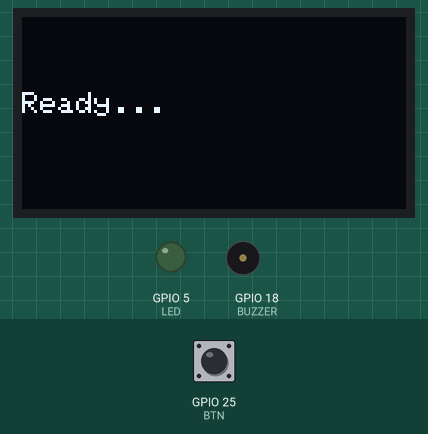
A program run on a simulated ESP32. Shown: 128×64 one-colour display, output pins drawn as LEDs (lit = HIGH), buzzer (waves = sounding). The inputs (shaded band) are chosen by the test bench; at power-on: GPIO 25 (BTN) HIGH.

Above: at 1.2 s.
1.3 s: GPIO 25 (BTN) pulled LOW for 3.2 s
At 6.0 s:
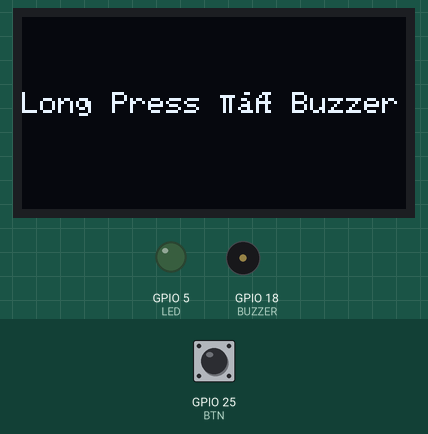
6.4 s: GPIO 25 (BTN) pulled LOW for 0.15 s
At 7.7 s:
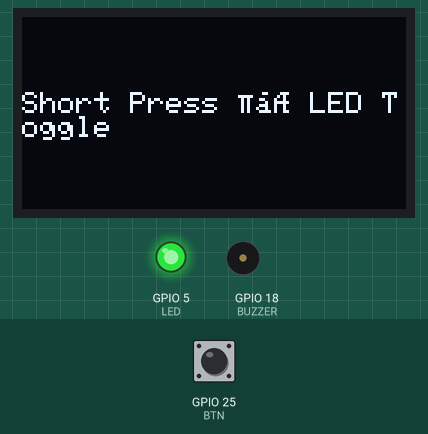
8.0 s: GPIO 25 (BTN) pulled LOW for 3.2 s
At 12.3 s:
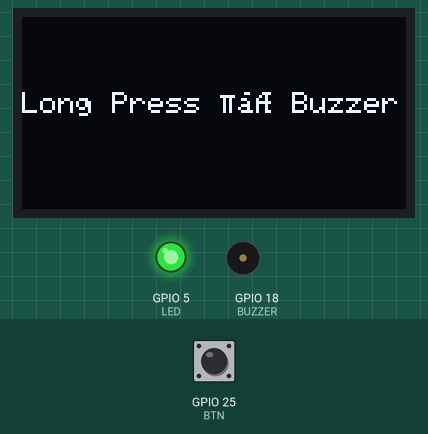
13.1 s: GPIO 25 (BTN) pulled LOW for 1 s
At 15.4 s:
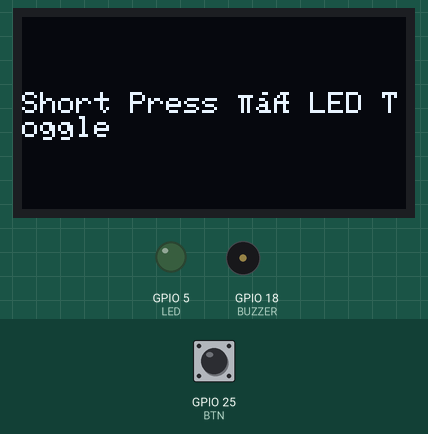
Timing chart, 0 to 16.6 s (numbered marks = the images above; inputs shaded):
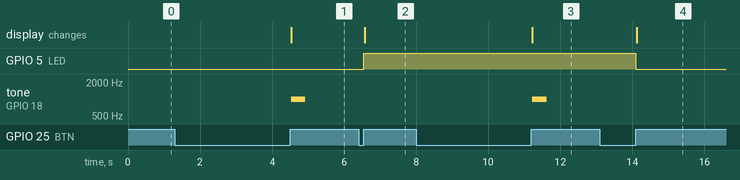

Measured:
- after the input at 1.3 s, tone on GPIO 18 (BUZZER): silent → 1000 Hz after 3.2 s, → silent 0.40 s later; the display: changes after 3.2 s (image 1)
- after the input at 6.4 s, GPIO 5 (LED): LOW → HIGH after 0.15 s; the display: changes after 0.18 s (image 2)
- after the input at 8.0 s, tone on GPIO 18 (BUZZER): silent → 1000 Hz after 3.2 s, → silent 0.40 s later; the display: changes after 3.2 s (image 3)
- after the input at 13.1 s, GPIO 5 (LED): HIGH → LOW after 1.0 s; the display: changes after 1.0 s (image 4)

The program:

main.cpp
```cpp
/*
  Project: Button Press Detection (Short / Long Press) - PWM Version
  Name: Saad Faisal
  Reg No: 23-NTU-CS-1281
  Date: 26-Oct-2025
*/

#include <Arduino.h>
#include <Wire.h>
#include <Adafruit_GFX.h>
#include <Adafruit_SSD1306.h>

// --- Pin Definitions ---
#define BTN       25   // Button pin
#define LED       5    // LED pin
#define BUZZER    18   // Buzzer pin

// --- PWM Channels and Settings ---
#define PWM_LED       0
#define PWM_BUZZER    1
#define LED_FREQ      5000     // 5 kHz for LED
#define BUZZER_FREQ   2000     // start freq for buzzer
#define RESOLUTION    8        // 8-bit PWM (0–255)

// --- OLED Setup ---
Adafruit_SSD1306 display(128, 64, &Wire, -1);

// --- Variables ---
bool ledState = false;
unsigned long pressTime = 0;
bool pressed = false;

// --- OLED Helper Function ---
void showText(const String &msg) {
  display.clearDisplay();
  display.setTextSize(1);
  display.setTextColor(WHITE);
  display.setCursor(0, 25);
  display.println(msg);
  display.display();
}

// --- PWM Buzzer Function ---
void beepBuzzer(int freq, int duration) {
  ledcWriteTone(PWM_BUZZER, freq); // play tone
  delay(duration);
  ledcWrite(PWM_BUZZER, 0);        // stop tone
}

// --- Setup Function ---
void setup() {
  pinMode(BTN, INPUT_PULLUP);

  // --- OLED Initialization ---
  display.begin(SSD1306_SWITCHCAPVCC, 0x3C);
  display.clearDisplay();
  showText("Ready...");

  // --- PWM Setup ---
  ledcSetup(PWM_LED, LED_FREQ, RESOLUTION);
  ledcAttachPin(LED, PWM_LED);

  ledcSetup(PWM_BUZZER, BUZZER_FREQ, RESOLUTION);
  ledcAttachPin(BUZZER, PWM_BUZZER);
}

// --- Main Loop ---
void loop() {
  // --- Button Pressed ---
  if (digitalRead(BTN) == LOW && !pressed) {
    pressed = true;
    pressTime = millis();
  }

  // --- Button Released ---
  if (digitalRead(BTN) == HIGH && pressed) {
    pressed = false;
    unsigned long duration = millis() - pressTime;

    // --- Long Press (>1.5s) ---
    if (duration > 1500) {
      showText("Long Press → Buzzer");
      beepBuzzer(1000, 400); // long beep
    }
    // --- Short Press ---
    else {
      ledState = !ledState;                // toggle LED
      ledcWrite(PWM_LED, ledState ? 255 : 0); // ON/OFF brightness
      showText("Short Press → LED Toggle");
    }
  }
}
```
